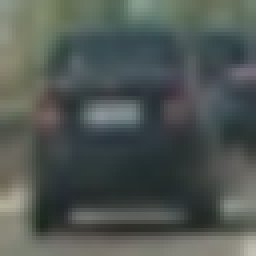
#> input picture test_images/car1.png, 64 x 64 px (shown 4 times larger); its folder holds only this picture in this run
$ python -i classifier.py   (imports and definitions only)
#> lines starting #> are read from the running program, lines starting #| are printed output that depends on the picture
import cv2
import glob
import numpy as np
import matplotlib.image as mpimg
from skimage.feature import hog

from sklearn.utils import shuffle
from sklearn.preprocessing import StandardScaler,MinMaxScaler
from sklearn.model_selection import train_test_split
from sklearn.svm import LinearSVC,SVC
from sklearn.metrics.classification import *

import time
import pickle
import os.path as path

# use cv2.imread(),matplotlib.image.imread() return (0~1) when 'png',but
# return (0~255),when 'jpg'
def get_color_hist(img, color_space='RGB',nbins=32, bins_range=(0, 255)):

    if color_space != 'RGB':
        if color_space == 'BGR':
            feature_img = cv2.cvtColor(img,cv2.COLOR_RGB2BGR)
        elif color_space == 'HLS':
            feature_img = cv2.cvtColor(img,cv2.COLOR_RGB2HLS)
        elif color_space == 'LUV':
            feature_img = cv2.cvtColor(img,cv2.COLOR_RGB2LUV)
    else:
        feature_img = np.copy(img)

    hist_1 = np.histogram(feature_img[:,:,0],bins=nbins,range=bins_range)
    hist_2 = np.histogram(feature_img[:,:,1],bins=nbins,range=bins_range)
    hist_3 = np.histogram(feature_img[:,:,2],bins=nbins,range=bins_range)

    bin_centers = (hist_1[1][0:(len(hist_2[1])-1)] + hist_3[1][1:])/2
    hist_features = np.concatenate((hist_1[0],hist_2[0],hist_3[0]))

    return hist_features,hist_1, hist_2, hist_3, bin_centers


def get_hog_features(img, orient, pix_per_cell, cell_per_block, vis=False, feature_vec=True):

    if vis == True:
        features, hog_image = hog(img, orient, (pix_per_cell, pix_per_cell),
                                  (cell_per_block, cell_per_block), visualise=vis, feature_vector=feature_vec)
        return features, hog_image
    else:
        features = hog(img, orient, (pix_per_cell, pix_per_cell), (cell_per_block, cell_per_block), visualise=vis,
                       feature_vector=feature_vec)
        return features

def get_spatial_color_feature(img, size=(32, 32)):
    resized = cv2.resize(img,size)
    return np.ravel(resized)

def get_spatial_gray_feature(img, size=(32, 32)):
    gray = cv2.cvtColor(img,cv2.COLOR_RGB2GRAY)
    resized = cv2.resize(gray,size)
    return np.ravel(resized)

def extract_feature(img):
    hls = cv2.cvtColor(img, cv2.COLOR_RGB2HLS)
#> hls: shape (64, 64, 3); mean of channels 0, 1, 2 71.1, 83, 21.5
    rgb_feature = get_color_hist(img)
#> in get_color_hist, `bin_centers = (hist_1[1][0:(len(hist_2[1])-1)] + hist_3[1][1:])/2`: bin_centers = 32 values from 3.98 to 251
#> in get_color_hist, `hist_features = np.concatenate((hist_1[0],hist_2[0],hist_3[0]))`: hist_features = 96 values, max 606 at index 75, min 0 at index 0, mean 128
#> rgb_feature = 5 items
    _,_,l_feature,_,_ = get_color_hist(img, 'HLS')
    spatial_color = get_spatial_color_feature(img, (32, 32))
#> spatial_color = 3072 values, max 190 at index 3069, min 30 at index 2607, mean 83.73
    spatial_gray = get_spatial_gray_feature(img, (16, 16))
#> spatial_gray = 256 values, max 177 at index 255, min 39 at index 220, mean 85.05
    gray = cv2.cvtColor(img,cv2.COLOR_RGB2GRAY)
    hog_r_feature = get_hog_features(hls[:,:,0], orient, pix_per_cell, cell_per_block).ravel()
#> in get_hog_features, `features = hog(img, orient, (pix_per_cell, pix_per_cell), (cell_per_bl..`: features = 960 values, max 0.35 at index 877, min 0 at index 8, mean 0.0934
#> in get_hog_features, `features = hog(img, orient, (pix_per_cell, pix_per_cell), (cell_per_bl..`:
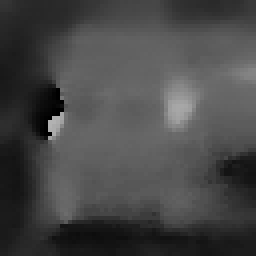
#> img: shape (64, 64) (shown 4 times larger); min 0, max 178, mean 71.1
#> hog_r_feature has the same summary as features in get_hog_features
    hog_g_feature = get_hog_features(hls[:,:,1], orient, pix_per_cell, cell_per_block).ravel()
#> hog_g_feature = 960 values, max 0.601 at index 877, min 0 at index 6, mean 0.0939
    hog_b_feature = get_hog_features(hls[:,:,2], orient, pix_per_cell, cell_per_block).ravel()
#> call 3 of get_hog_features, with orient = 15, pix_per_cell = 12, cell_per_block = 2, vis = False, feature_vec = True
#> in get_hog_features (call 3), `features = hog(img, orient, (pix_per_cell, pix_per_cell), (cell_per_bl..`: features = 960 values, max 0.298 at index 847, min 0 at index 6, mean 0.105
#> in get_hog_features (call 3), `features = hog(img, orient, (pix_per_cell, pix_per_cell), (cell_per_bl..`:
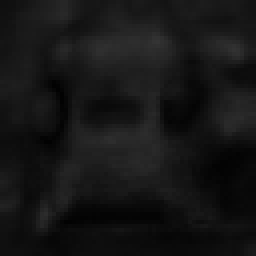
#> img: shape (64, 64) (shown 4 times larger); min 2, max 52, mean 21.5
#> hog_b_feature has the same summary as features in get_hog_features
    combined = np.concatenate((rgb_feature[0],l_feature[0],spatial_gray,hog_r_feature,hog_g_feature,hog_b_feature))
#> combined = 3264 values, max 606 at index 75, min 0 at index 0, mean 11.78

    return combined


color_space = 'HLS'
orient = 15
pix_per_cell =12
cell_per_block = 2
train_img_shape = (64,64)

svm_fname = 'svm.p'


# [73 lines not run here, left out]

>>> import cv2
>>> picture = cv2.cvtColor(cv2.imread('test_images/car1.png'), cv2.COLOR_BGR2RGB)
>>> result = extract_feature(picture)
#> result has the same summary as combined in extract_feature

$ run again, on test_images/car2.png
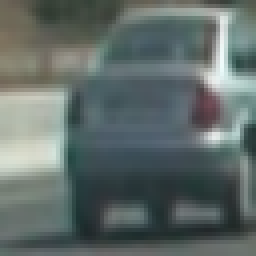
#> input picture test_images/car2.png, 64 x 64 px (shown 4 times larger)
#> hls: shape (64, 64, 3); mean of channels 0, 1, 2 78.2, 102.1, 26.3
#> bin_centers = 32 values from 3.98 to 251
#> hist_features = 96 values, max 537 at index 77, min 0 at index 0, mean 128
#> rgb_feature = 5 items
#> spatial_color = 3072 values, max 239 at index 850, min 30 at index 2718, mean 103.2
#> spatial_gray = 256 values, max 228 at index 141, min 39 at index 229, mean 103.8
#> features = 960 values, max 0.349 at index 540, min 0 at index 4, mean 0.0936
#> in get_hog_features, `features = hog(img, orient, (pix_per_cell, pix_per_cell), (cell_per_bl..`:
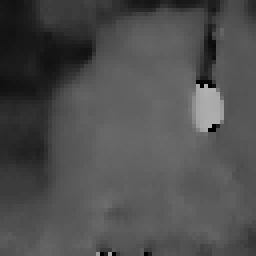
#> img: shape (64, 64) (shown 4 times larger); min 0, max 178, mean 78.2
#> hog_r_feature has the same summary as features in get_hog_features
#> hog_g_feature = 960 values, max 0.372 at index 37, min 0 at index 4, mean 0.0874
#> features = 960 values, max 0.294 at index 726, min 0 at index 44, mean 0.102
#> in get_hog_features (call 3), `features = hog(img, orient, (pix_per_cell, pix_per_cell), (cell_per_bl..`:
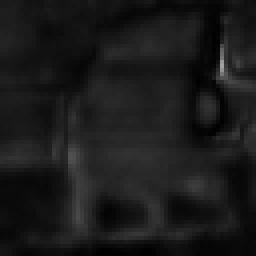
#> img: shape (64, 64) (shown 4 times larger); min 0, max 162, mean 26.3
#> hog_b_feature has the same summary as features in get_hog_features
#> combined = 3264 values, max 537 at index 77, min 0 at index 0, mean 13.25
#> result has the same summary as combined in extract_feature

$ run again, on test_images/car3.png
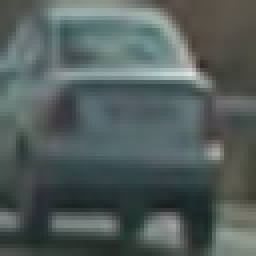
#> input picture test_images/car3.png, 64 x 64 px (shown 4 times larger)
#> hls: shape (64, 64, 3); mean of channels 0, 1, 2 76.7, 88.3, 23
#> bin_centers = 32 values from 3.98 to 251
#> hist_features = 96 values, max 649 at index 10, min 0 at index 0, mean 128
#> rgb_feature = 5 items
#> spatial_color = 3072 values, max 207 at index 934, min 26 at index 2667, mean 89.65
#> spatial_gray = 256 values, max 204 at index 75, min 35 at index 220, mean 90.86
#> features = 960 values, max 0.318 at index 540, min 0 at index 13, mean 0.0941
#> in get_hog_features, `features = hog(img, orient, (pix_per_cell, pix_per_cell), (cell_per_bl..`:
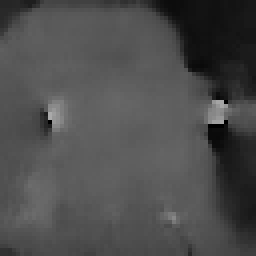
#> img: shape (64, 64) (shown 4 times larger); min 0, max 170, mean 76.7
#> hog_r_feature has the same summary as features in get_hog_features
#> hog_g_feature = 960 values, max 0.471 at index 367, min 0 at index 77, mean 0.0895
#> features = 960 values, max 0.261 at index 366, min 0 at index 89, mean 0.104
#> in get_hog_features (call 3), `features = hog(img, orient, (pix_per_cell, pix_per_cell), (cell_per_bl..`:
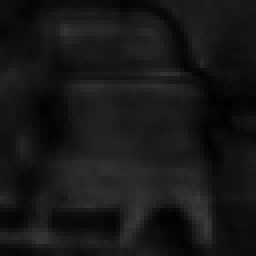
#> img: shape (64, 64) (shown 4 times larger); min 0, max 59, mean 23
#> hog_b_feature has the same summary as features in get_hog_features
#> combined = 3264 values, max 649 at index 10, min 0 at index 0, mean 12.23
#> result has the same summary as combined in extract_feature

$ run again, on test_images/headache_car.png
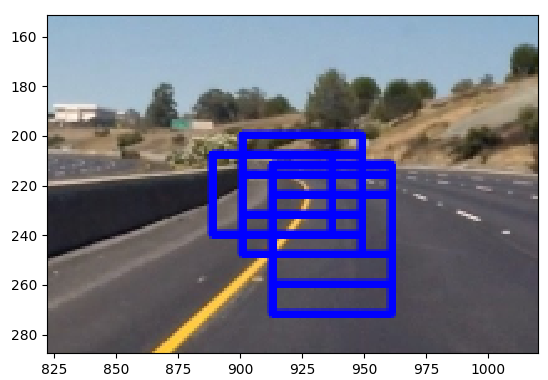
#> input picture test_images/headache_car.png, 548 x 380 px
#> hls: shape (380, 548, 3); mean of channels 0, 1, 2 73.3, 139.6, 48.6
#> bin_centers = 32 values from 3.98 to 251
#> hist_features = 96 values, max 51409 at index 95, min 133 at index 93, mean 6507.5
#> rgb_feature = 5 items
#> spatial_color = 3072 values, max 255 at index 0, min 0 at index 1098, mean 139.1
#> in get_spatial_gray_feature, `gray = cv2.cvtColor(img,cv2.COLOR_RGB2GRAY)`:
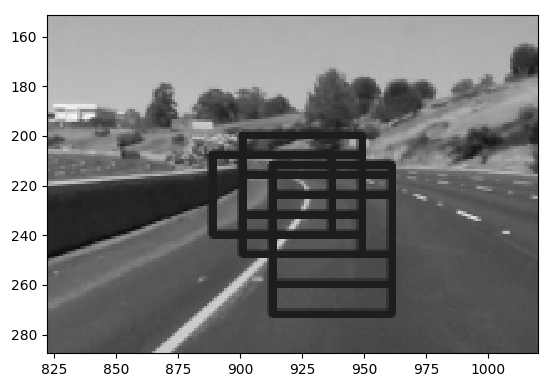
#> gray: shape (380, 548); min 0, max 255, mean 132.2
#> spatial_gray = 256 values, max 255 at index 0, min 29 at index 102, mean 128.6
#> in get_hog_features (call 3), `features = hog(img, orient, (pix_per_cell, pix_per_cell), (cell_per_bl..`:
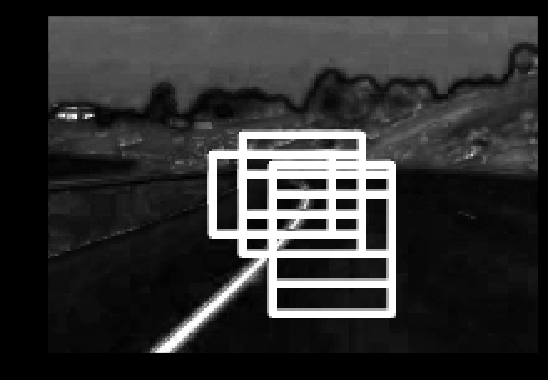
#> img: shape (380, 548); min 0, max 255, mean 48.6
